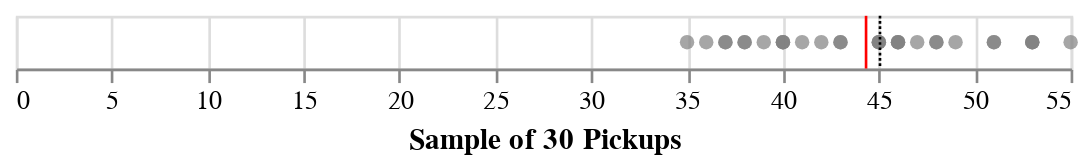

Source (notebook cell):
### Markdown cell above
We can also look at a dot plot of the sample drawn from the population. We'll add a vertical rule indicating the **sample mean** in red:

### Code cell
df = pd.DataFrame(data = {"sample_pickups" : sample_pickups})

sample_dot_chart = alt.Chart(df).mark_circle(color="gray").encode(
    alt.X("sample_pickups", axis=alt.Axis(title="Sample of 30 Pickups"))
)

sample_mean_chart = alt.Chart(df).mark_rule(color="red").encode(
    x="mean(sample_pickups)"
)

sample_chart = sample_dot_chart + sample_mean_chart + pop_mean_chart

sample_chart

### Figure 1 — Vega-Lite specification as saved in the notebook (floating-point values rounded to 4 significant figures; data arrays with more than 128 entries replaced by an {"elided": "..."} marker saying what was removed)
{"config": {"view": {"continuousWidth": 400, "continuousHeight": 300}}, "layer": [{"mark": {"type": "circle", "color": "gray"}, "encoding": {"x": {"type": "quantitative", "axis": {"title": "Sample of 30 Pickups"}, "field": "sample_pickups"}}}, {"mark": {"type": "rule", "color": "red"}, "encoding": {"x": {"type": "quantitative", "aggregate": "mean", "field": "sample_pickups"}}}, {"data": {"name": "data-1fd8b77836e43b9a24c819d785d20901"}, "mark": {"type": "rule", "color": "black", "strokeDash": [1, 1]}, "encoding": {"x": {"type": "quantitative", "aggregate": "mean", "field": "pop_pickups"}}}], "data": {"name": "data-010147d068551d145b49c3c231f974cb"}, "$schema": "https://vega.github.io/schema/vega-lite/v4.8.1.json", "datasets": {"data-010147d068551d145b49c3c231f974cb": [{"sample_pickups": 46}, {"sample_pickups": 45}, {"sample_pickups": 35}, {"sample_pickups": 49}, {"sample_pickups": 55}, {"sample_pickups": 42}, {"sample_pickups": 41}, {"sample_pickups": 40}, {"sample_pickups": 48}, {"sample_pickups": 51}, {"sample_pickups": 37}, {"sample_pickups": 37}, {"sample_pickups": 43}, {"sample_pickups": 45}, {"sample_pickups": 53}, {"sample_pickups": 39}, {"sample_pickups": 40}, {"sample_pickups": 46}, {"sample_pickups": 38}, {"sample_pickups": 48}, {"sample_pickups": 53}, {"sample_pickups": 38}, {"sample_pickups": 47}, {"sample_pickups": 45}, {"sample_pickups": 46}, {"sample_pickups": 51}, {"sample_pickups": 36}, {"sample_pickups": 43}, {"sample_pickups": 40}, {"sample_pickups": 53}], "data-1fd8b77836e43b9a24c819d785d20901": {"elided": "5000 records"}}}
